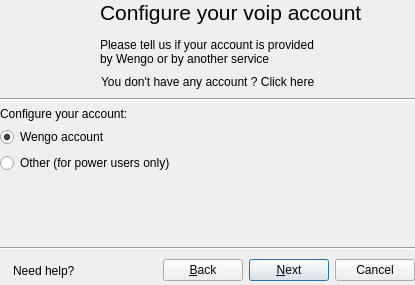
<ui version="4.0" >
 <author></author>
 <comment></comment>
 <exportmacro></exportmacro>
 <class>AddAccount</class>
 <widget class="QWidget" name="AddAccount" >
  <property name="geometry" >
   <rect>
    <x>0</x>
    <y>0</y>
    <width>415</width>
    <height>285</height>
   </rect>
  </property>
  <property name="windowTitle" >
   <string>WengoPhone - Login</string>
  </property>
  <layout class="QVBoxLayout" >
   <property name="margin" >
    <number>0</number>
   </property>
   <property name="spacing" >
    <number>6</number>
   </property>
   <item>
    <widget class="QLabel" name="loginLabel" >
     <property name="palette" >
      <palette>
       <active>
        <color>
         <red>0</red>
         <green>0</green>
         <blue>0</blue>
        </color>
        <color>
         <red>212</red>
         <green>208</green>
         <blue>200</blue>
        </color>
        <color>
         <red>255</red>
         <green>255</green>
         <blue>255</blue>
        </color>
        <color>
         <red>234</red>
         <green>229</green>
         <blue>220</blue>
        </color>
        <color>
         <red>128</red>
         <green>128</green>
         <blue>128</blue>
        </color>
        <color>
         <red>141</red>
         <green>139</green>
         <blue>133</blue>
        </color>
        <color>
         <red>255</red>
         <green>255</green>
         <blue>255</blue>
        </color>
        <color>
         <red>255</red>
         <green>255</green>
         <blue>255</blue>
        </color>
        <color>
         <red>0</red>
         <green>0</green>
         <blue>0</blue>
        </color>
        <color>
         <red>255</red>
         <green>255</green>
         <blue>255</blue>
        </color>
        <color>
         <red>212</red>
         <green>208</green>
         <blue>200</blue>
        </color>
        <color>
         <red>64</red>
         <green>64</green>
         <blue>64</blue>
        </color>
        <color>
         <red>10</red>
         <green>36</green>
         <blue>106</blue>
        </color>
        <color>
         <red>255</red>
         <green>255</green>
         <blue>255</blue>
        </color>
        <color>
         <red>0</red>
         <green>0</green>
         <blue>255</blue>
        </color>
        <color>
         <red>255</red>
         <green>0</green>
         <blue>255</blue>
        </color>
        <color>
         <red>232</red>
         <green>232</green>
         <blue>232</blue>
        </color>
       </active>
       <inactive>
        <color>
         <red>0</red>
         <green>0</green>
         <blue>0</blue>
        </color>
        <color>
         <red>212</red>
         <green>208</green>
         <blue>200</blue>
        </color>
        <color>
         <red>255</red>
         <green>255</green>
         <blue>255</blue>
        </color>
        <color>
         <red>234</red>
         <green>229</green>
         <blue>220</blue>
        </color>
        <color>
         <red>128</red>
         <green>128</green>
         <blue>128</blue>
        </color>
        <color>
         <red>141</red>
         <green>139</green>
         <blue>133</blue>
        </color>
        <color>
         <red>255</red>
         <green>255</green>
         <blue>255</blue>
        </color>
        <color>
         <red>255</red>
         <green>255</green>
         <blue>255</blue>
        </color>
        <color>
         <red>0</red>
         <green>0</green>
         <blue>0</blue>
        </color>
        <color>
         <red>255</red>
         <green>255</green>
         <blue>255</blue>
        </color>
        <color>
         <red>212</red>
         <green>208</green>
         <blue>200</blue>
        </color>
        <color>
         <red>64</red>
         <green>64</green>
         <blue>64</blue>
        </color>
        <color>
         <red>212</red>
         <green>208</green>
         <blue>200</blue>
        </color>
        <color>
         <red>0</red>
         <green>0</green>
         <blue>0</blue>
        </color>
        <color>
         <red>0</red>
         <green>0</green>
         <blue>255</blue>
        </color>
        <color>
         <red>255</red>
         <green>0</green>
         <blue>255</blue>
        </color>
        <color>
         <red>232</red>
         <green>232</green>
         <blue>232</blue>
        </color>
       </inactive>
       <disabled>
        <color>
         <red>106</red>
         <green>104</green>
         <blue>100</blue>
        </color>
        <color>
         <red>212</red>
         <green>208</green>
         <blue>200</blue>
        </color>
        <color>
         <red>255</red>
         <green>255</green>
         <blue>255</blue>
        </color>
        <color>
         <red>233</red>
         <green>231</green>
         <blue>227</blue>
        </color>
        <color>
         <red>128</red>
         <green>128</green>
         <blue>128</blue>
        </color>
        <color>
         <red>141</red>
         <green>139</green>
         <blue>133</blue>
        </color>
        <color>
         <red>106</red>
         <green>104</green>
         <blue>100</blue>
        </color>
        <color>
         <red>255</red>
         <green>255</green>
         <blue>255</blue>
        </color>
        <color>
         <red>106</red>
         <green>104</green>
         <blue>100</blue>
        </color>
        <color>
         <red>212</red>
         <green>208</green>
         <blue>200</blue>
        </color>
        <color>
         <red>212</red>
         <green>208</green>
         <blue>200</blue>
        </color>
        <color>
         <red>0</red>
         <green>0</green>
         <blue>0</blue>
        </color>
        <color>
         <red>10</red>
         <green>36</green>
         <blue>106</blue>
        </color>
        <color>
         <red>255</red>
         <green>255</green>
         <blue>255</blue>
        </color>
        <color>
         <red>0</red>
         <green>0</green>
         <blue>255</blue>
        </color>
        <color>
         <red>255</red>
         <green>0</green>
         <blue>255</blue>
        </color>
        <color>
         <red>232</red>
         <green>232</green>
         <blue>232</blue>
        </color>
       </disabled>
      </palette>
     </property>
     <property name="text" >
      <string>&lt;span style="font-size:16pt;">Configure your voip account&lt;/span>&lt;br>&lt;br>&lt;span>Please tell us if your account is provided&lt;br/>by Wengo or by another service&lt;/span></string>
     </property>
     <property name="alignment" >
      <set>Qt::AlignLeading|Qt::AlignLeft|Qt::AlignVCenter</set>
     </property>
     <property name="indent" >
      <number>100</number>
     </property>
    </widget>
   </item>
   <item>
    <layout class="QGridLayout" >
     <property name="margin" >
      <number>0</number>
     </property>
     <property name="spacing" >
      <number>6</number>
     </property>
     <item row="0" column="1" colspan="2" >
      <widget class="LinkLabel" name="createNewAccountLabel" >
       <property name="text" >
        <string>You don't have any account ? Click here</string>
       </property>
      </widget>
     </item>
     <item row="0" column="4" >
      <spacer>
       <property name="orientation" >
        <enum>Qt::Horizontal</enum>
       </property>
       <property name="sizeHint" >
        <size>
         <width>20</width>
         <height>20</height>
        </size>
       </property>
      </spacer>
     </item>
     <item row="0" column="0" >
      <spacer>
       <property name="orientation" >
        <enum>Qt::Horizontal</enum>
       </property>
       <property name="sizeHint" >
        <size>
         <width>20</width>
         <height>20</height>
        </size>
       </property>
      </spacer>
     </item>
    </layout>
   </item>
   <item>
    <widget class="Line" name="line" >
     <property name="orientation" >
      <enum>Qt::Horizontal</enum>
     </property>
    </widget>
   </item>
   <item>
    <widget class="QLabel" name="label" >
     <property name="text" >
      <string>Configure your account:</string>
     </property>
    </widget>
   </item>
   <item>
    <widget class="QRadioButton" name="newWengo" >
     <property name="text" >
      <string>Wengo account</string>
     </property>
     <property name="checked" >
      <bool>true</bool>
     </property>
    </widget>
   </item>
   <item>
    <widget class="QRadioButton" name="newSIP" >
     <property name="text" >
      <string>Other (for power users only)</string>
     </property>
    </widget>
   </item>
   <item>
    <spacer>
     <property name="orientation" >
      <enum>Qt::Vertical</enum>
     </property>
     <property name="sizeHint" >
      <size>
       <width>201</width>
       <height>43</height>
      </size>
     </property>
    </spacer>
   </item>
   <item>
    <widget class="Line" name="line_2" >
     <property name="orientation" >
      <enum>Qt::Horizontal</enum>
     </property>
    </widget>
   </item>
   <item>
    <layout class="QHBoxLayout" >
     <property name="margin" >
      <number>0</number>
     </property>
     <property name="spacing" >
      <number>6</number>
     </property>
     <item>
      <widget class="QLabel" name="label_4" >
       <property name="text" >
        <string/>
       </property>
       <property name="pixmap" >
        <pixmap resource="../wengophone.qrc" >:/pics/help.png</pixmap>
       </property>
      </widget>
     </item>
     <item>
      <widget class="LinkLabel" name="helpLabel" >
       <property name="text" >
        <string>Need help?</string>
       </property>
      </widget>
     </item>
     <item>
      <spacer>
       <property name="orientation" >
        <enum>Qt::Horizontal</enum>
       </property>
       <property name="sizeHint" >
        <size>
         <width>0</width>
         <height>29</height>
        </size>
       </property>
      </spacer>
     </item>
     <item>
      <widget class="QPushButton" name="backButton" >
       <property name="text" >
        <string>&amp;Back</string>
       </property>
      </widget>
     </item>
     <item>
      <widget class="QPushButton" name="nextButton" >
       <property name="text" >
        <string>&amp;Next</string>
       </property>
       <property name="default" >
        <bool>true</bool>
       </property>
      </widget>
     </item>
     <item>
      <widget class="QPushButton" name="cancelButton" >
       <property name="text" >
        <string>Cancel</string>
       </property>
      </widget>
     </item>
    </layout>
   </item>
  </layout>
 </widget>
 <pixmapfunction></pixmapfunction>
 <customwidgets>
  <customwidget>
   <class>LinkLabel</class>
   <extends>QLabel</extends>
   <header>qtutil/LinkLabel.h</header>
   <container>0</container>
   <pixmap></pixmap>
  </customwidget>
 </customwidgets>
 <tabstops>
  <tabstop>newWengo</tabstop>
  <tabstop>newSIP</tabstop>
  <tabstop>nextButton</tabstop>
 </tabstops>
 <resources>
  <include location="../wengophone.qrc" />
 </resources>
 <connections/>
</ui>
